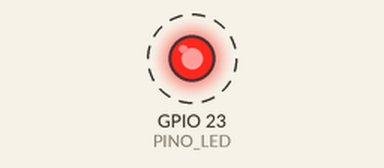
Simulated run of this sketch. Board: ESP32. Shown: output pins drawn as LEDs (lit = HIGH). Dashed ring = blinking. What the sketch prints to the serial monitor is not drawn.

Above: at 0.3 s.
Timing chart, 0 to 3.2 s (numbered marks = the images above):
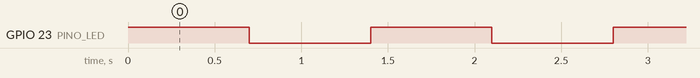

Measured:
- by itself, GPIO 23 (PINO_LED): alternates HIGH for 0.70 s and LOW for 0.70 s

The sketch:

blink.ino
```cpp
const int PINO_LED = 23;
const unsigned long TEMPO_MS = 700;

void setup() {
  Serial.begin(115200);
  pinMode(PINO_LED, OUTPUT);
}

void loop() {
  digitalWrite(PINO_LED, HIGH);
  Serial.println("GPIO 23: ligado");
  delay(TEMPO_MS);

  digitalWrite(PINO_LED, LOW);
  Serial.println("GPIO 23: desligado");
  delay(TEMPO_MS);
}
```
